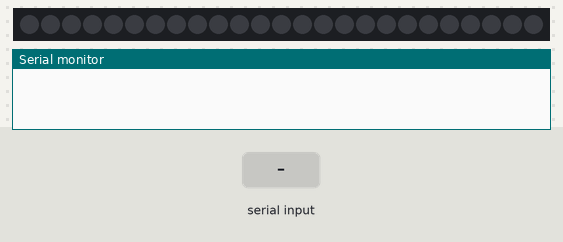
The sketch below on a simulated Arduino Uno, built with avr-gcc and run on an emulated ATmega328P. Parts: 25 RGB LEDs in strip order, left to right, the last lines printed to the serial monitor. The inputs (shaded band) are chosen by the test bench. Dim RGB values are drawn brighter than linear; random numbers use the default seed unless the sketch sets one.

Above: at 1.2 s.
1.3 s: "90,45\n" received over Serial
At 2.1 s:
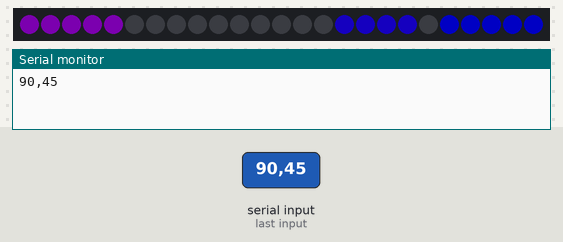
Timing chart, 0 to 4.3 s (numbered marks = the images above; inputs shaded):
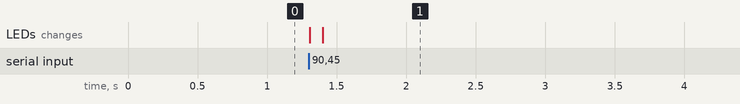

Measured:
- after the input at 1.3 s, the LEDs: first change at once (image 1 shows a later state)

The sketch:

AudioVisualizerV2.ino
```cpp
#include <FastLED.h>

#define NUM_LEDS 25  // 5 bars × 5 LEDs each
#define LED_PIN 6    // Adjust this to your setup
#define FADE_SPEED 80  // Controls fade step (higher = faster)

CRGB leds[NUM_LEDS];
int brightnessLevels[NUM_LEDS] = {0};  // Stores LED brightness
int targetLevels[5] = {0, 0, 0, 0, 0};  // Stores target brightness levels

void setup() {
    Serial.begin(115200);
    FastLED.addLeds<WS2812, LED_PIN, GRB>(leds, NUM_LEDS);
    FastLED.clear();
    FastLED.show();
}

void loop() {
    // Read Serial Data
    if (Serial.available()) {
        String data = Serial.readStringUntil('\n');

        if (data.length() == 5) {  // Ensure valid data length
            for (int i = 0; i < 5; i++) {
                targetLevels[i] = constrain(data[i] - '0', 0, 5);
            }
            Serial.println(data);  // Echo back to Python
        }
    }

    // Apply 2-step fading effect
    for (int bar = 0; bar < 5; bar++) {
        for (int j = 0; j < 5; j++) {
            int ledIndex = bar * 5 + j;
            int targetBrightness = (j < targetLevels[bar]) ? 255 : 0;

            // 2-step fade: Jump halfway first, then full brightness
            if (brightnessLevels[ledIndex] < targetBrightness) {
                brightnessLevels[ledIndex] += FADE_SPEED;
                if (brightnessLevels[ledIndex] > targetBrightness) brightnessLevels[ledIndex] = targetBrightness;
            }
            else if (brightnessLevels[ledIndex] > targetBrightness) {
                brightnessLevels[ledIndex] -= FADE_SPEED;
                if (brightnessLevels[ledIndex] < targetBrightness) brightnessLevels[ledIndex] = targetBrightness;
            }

            // Apply brightness
            //leds[ledIndex] = CHSV(50 * bar, 255, brightnessLevels[ledIndex]); // rainbow type shit
            leds[ledIndex] = CHSV(200-10*bar, 255, brightnessLevels[ledIndex]*(60)/100); // galaxy type shit
        }
    }

    FastLED.show();
    delay(30);  // Controls animation speed
    if(Serial.available() == 0){
      Serial.flush();
    }
}
```

TestVisualizer.c
```cpp
#include <FastLED.h>

#define NUM_BARS 5
#define LEDS_PER_BAR 5
#define NUM_LEDS (NUM_BARS * LEDS_PER_BAR)
#define LED_PIN 6
#define FADE_SPEED 10

CRGB leds[NUM_LEDS];
float brightnessLevels[NUM_LEDS] = {0};
float targetLevels[NUM_BARS] = {0};

float phases[NUM_BARS] = {0, 1, 2, 3, 4};
float speeds[NUM_BARS] = {0.031, 0.027, 0.037, 0.042, 0.033};

int maxHeights[NUM_BARS] = {5, 5, 5, 5, 5};
unsigned long lastMaxHeightUpdate = 0;
const unsigned long maxHeightUpdateInterval = 900; // ms

void setup() {
  FastLED.addLeds<WS2812, LED_PIN, GRB>(leds, NUM_LEDS);
  FastLED.clear();
  FastLED.show();
  randomSeed(analogRead(0));
}

void loop() {
  if (millis() - lastMaxHeightUpdate > maxHeightUpdateInterval) {
    lastMaxHeightUpdate = millis();
    for (int i = 0; i < NUM_BARS; i++) {
      maxHeights[i] = random(2, LEDS_PER_BAR + 1); // Between 2 and 5 inclusive
    }
  }

  // --- Generate smooth fake audio bar levels, scaled to each bar's max height ---
  for (int i = 0; i < NUM_BARS; i++) {
    phases[i] += speeds[i];
    if (phases[i] > 6.2831) phases[i] -= 6.2831;
    float base = (sin(phases[i]) + 1.0) * 0.5;
    float noise = random(-10, 11) / 100.0;
    float val = base + noise;
    if (val < 0) val = 0;
    if (val > 1) val = 1;
    float desiredLevel = val * maxHeights[i];
    targetLevels[i] = targetLevels[i] * 0.85 + desiredLevel * 0.15;
  }

  // --- Fading and LED update logic ---
  for (int bar = 0; bar < NUM_BARS; bar++) {
    for (int j = 0; j < LEDS_PER_BAR; j++) {
      int ledIndex = bar * LEDS_PER_BAR + j;
      float ledPos = j + 0.5;
      float levelDiff = targetLevels[bar] - ledPos;
      float targetBrightness = 0;
      if (levelDiff >= 0.5) {
        targetBrightness = 255;
      } else if (levelDiff > -0.5) {
        targetBrightness = (levelDiff + 0.5) * 255.0;
      } else {
        targetBrightness = 0;
      }

      if (brightnessLevels[ledIndex] < targetBrightness) {
        brightnessLevels[ledIndex] += FADE_SPEED;
        if (brightnessLevels[ledIndex] > targetBrightness) brightnessLevels[ledIndex] = targetBrightness;
      } else if (brightnessLevels[ledIndex] > targetBrightness) {
        brightnessLevels[ledIndex] -= FADE_SPEED;
        if (brightnessLevels[ledIndex] < targetBrightness) brightnessLevels[ledIndex] = targetBrightness;
      }

      leds[ledIndex] = CHSV(200 - 10 * bar, 255, (uint8_t)(brightnessLevels[ledIndex] * 60 / 100));
    }
  }

  FastLED.show();
  delay(2);  // ~60 FPS
}
```
